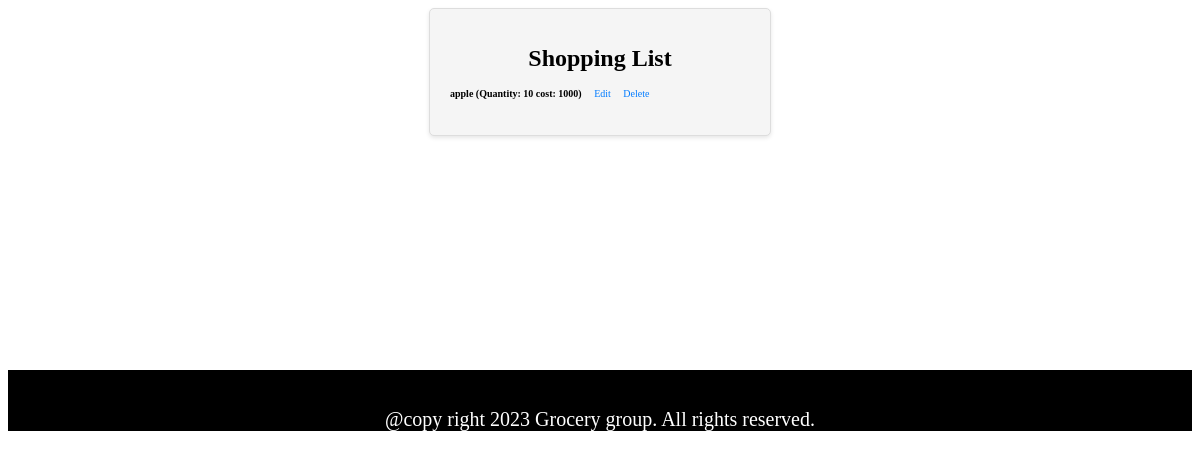
The page /shopping_list/ on the database as committed earlier.
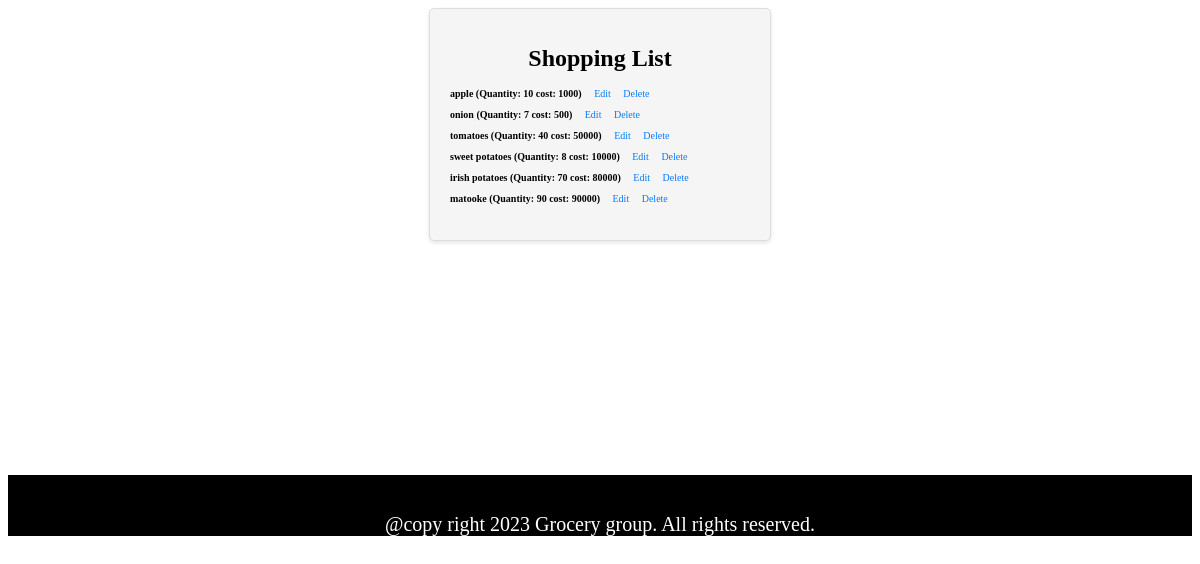
The same page on the database as committed later.
### shopping/models.py (models this page shows, shortened)
class ShoppingList(models.Model):
    name = models.CharField(max_length=100,blank=False,null=False)
    quantity = models.IntegerField(default=0,blank=False,null=False)
    date = models.DateField(auto_now_add=True,blank=False,null=False)
    cost = models.IntegerField(default=0,blank=False,null=False)

### shopping/views.py (the view)
# urls.py: path('shopping_list/', views.shopping_list, name='shopping_list'),
def shopping_list (request):
    items = ShoppingList.objects.all()
    return render(request,'shopping_list.html',{'items':items})

### shopping/templates/shopping_list.html (shortened to what this page needs)
<!DOCTYPE html>
<html>
<head>
</head>
<body>
    <div class="card">
        <h1 style="text-align: center;">Shopping List</h1>
        <ul>
            {% for item in items %}
                <li style="font-size: 10px;">
                    <strong>{{ item.name }} (Quantity: {{ item.quantity }} cost: {{item.cost}})</strong>
                    <a href="{% url 'edit_item' item.id %}">Edit</a>
                    <a href="{% url 'delete' item.id %}">Delete</a>
                </li>
            {% empty %}
                <p>No items in the shopping list.</p>
            {% endfor %}
        </ul>
    </div>
    <br><br><br><br><br><br><br><br><br><br><br><br><br>
    <div class="bottom">
        <footer style="background: black;">
          <div class="container center-text">
            <span class="sub-heading"> Grocery group</span>
            <p style="text-align: center; color: white; font-size: 20px;">
              @copy right 2023 Grocery group.
              All rights reserved.
            </p>
          </div>
        </footer>
      </div>
</body>
</html>

Rows that differ between the two databases and show on the page:
added ShoppingList: name "onion", quantity "7", cost "500"
added ShoppingList: name "tomatoes", quantity "40", cost "50000"
added ShoppingList: name "sweet potatoes", quantity "8", cost "10000"
added ShoppingList: name "irish potatoes", quantity "70", cost "80000"
added ShoppingList: name "matooke", quantity "90", cost "90000"
